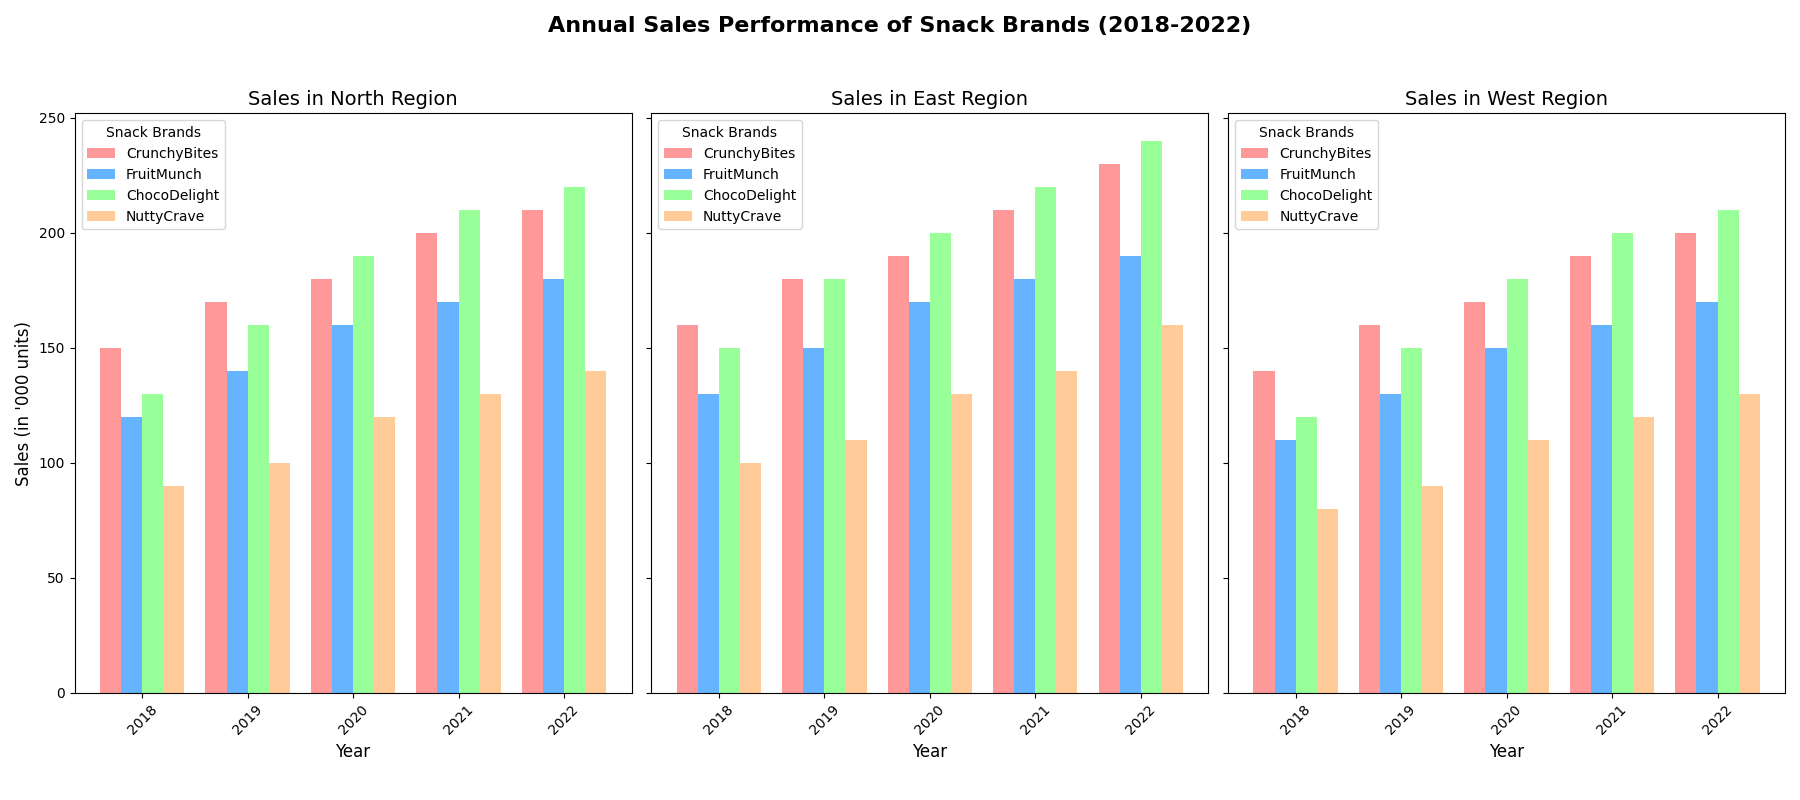

This figure's Python source:
import matplotlib.pyplot as plt
import numpy as np

# Title and Backstory:
# We are visualizing the annual sales performance of four fictional snack brands over five years across three regions.

# Years for the data
years = np.array([2018, 2019, 2020, 2021, 2022])

# Snack Brands
brands = ["CrunchyBites", "FruitMunch", "ChocoDelight", "NuttyCrave"]

# Sales data in three regions: North, East, West
sales_north = np.array([
    [150, 170, 180, 200, 210],  # CrunchyBites
    [120, 140, 160, 170, 180],  # FruitMunch
    [130, 160, 190, 210, 220],  # ChocoDelight
    [90, 100, 120, 130, 140]    # NuttyCrave
])

sales_east = np.array([
    [160, 180, 190, 210, 230],  # CrunchyBites
    [130, 150, 170, 180, 190],  # FruitMunch
    [150, 180, 200, 220, 240],  # ChocoDelight
    [100, 110, 130, 140, 160]   # NuttyCrave
])

sales_west = np.array([
    [140, 160, 170, 190, 200],  # CrunchyBites
    [110, 130, 150, 160, 170],  # FruitMunch
    [120, 150, 180, 200, 210],  # ChocoDelight
    [80, 90, 110, 120, 130]     # NuttyCrave
])

# Plot configuration
fig, axes = plt.subplots(1, 3, figsize=(18, 8), sharey=True)

# Define colors for each brand
colors = ['#ff9999','#66b3ff','#99ff99','#ffcc99']

# Create bar charts for each region
for ax, region, sales in zip(axes, ["North", "East", "West"], [sales_north, sales_east, sales_west]):
    bar_width = 0.2
    index = np.arange(len(years))
    
    for i, (brand, color) in enumerate(zip(brands, colors)):
        ax.bar(index + (i * bar_width), sales[i], bar_width, label=brand, color=color)
    
    ax.set_title(f'Sales in {region} Region', fontsize=14)
    ax.set_xlabel('Year', fontsize=12)
    ax.set_xticks(index + bar_width * 1.5)
    ax.set_xticklabels(years, rotation=45)
    ax.legend(title='Snack Brands')

# Sharing the Y-axis
axes[0].set_ylabel('Sales (in \'000 units)', fontsize=12)

# Adding main title
fig.suptitle('Annual Sales Performance of Snack Brands (2018-2022)', fontsize=16, fontweight='bold')

# Adjusting layout
plt.tight_layout(rect=[0, 0.03, 1, 0.95])

# Display the plot
plt.show()
